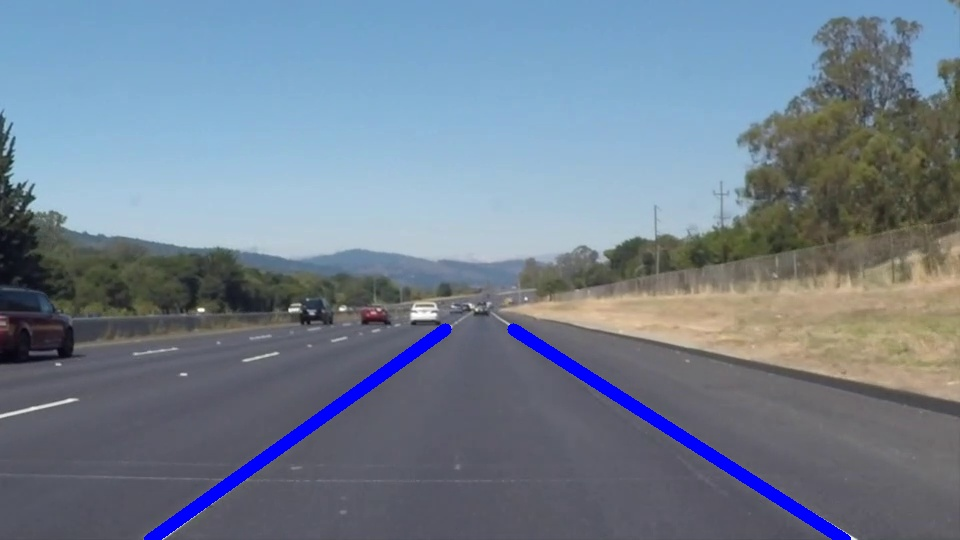
#> input picture example_img.jpg, 960 x 540 px
$ python -i line_detection.py   (imports and definitions only)
#> lines starting #> are read from the running program, lines starting #| are printed output that depends on the picture; after the words box and inside, x2 and y2 are one past the last pixel; in counts of white or black regions, pixels touching at a corner belong together
### line.py
import numpy as np
import cv2

class Line:
    def __init__(self, x1, y1, x2, y2):
        self.x1 = x1
        self.y1 = y1
        self.x2 = x2
        self.y2 = y2

        self.slope = self.compute_slope()
        self.bias = self.compute_bias()

    def compute_slope(self):
   	   return (self.y2 - self.y1) / (self.x2 - self.x1)

    def compute_bias(self):
    	return self.y2 - self.slope * self.x1

    def get_coords(self):
    	return np.array([self.x1, self.y1, self.x2, self.y2])

    # [5 lines left out: function set_coords, not called in this run]

    def draw(self, img, color=[255,0,0], thickness=12):
        cv2.line(img, (self.x1, self.y1), (self.x2, self.y2), color=color, thickness=thickness)

### line_detection.py
from line import Line

import numpy as np
import cv2
import math

img_h = 540
img_w = 970
# percent value of polygon height -> 59%
polyg_height = 0.59 - 0.2 # 0.2 values is just for better looking lines indicators

vertices = np.array([[(50,img_h),
			(450,320),
			(510,320),
			(img_w-50,img_h)]], dtype=np.int32)


def region_of_interest(img, vertices):
	mask = np.zeros_like(img)

	if len(img.shape) > 2:
		channel_count = img.shape[2]
		ignore_mask_color = (255, ) * channel_count

	else:
		ignore_mask_color = 255

	cv2.fillPoly(mask, vertices, ignore_mask_color)

	masked_img = cv2.bitwise_and(img, mask)

	return masked_img, mask


def hough_lines_detection(img, rho, theta, min_line_lenght, max_line_gap):
	lines = cv2.HoughLinesP(img, rho, theta, min_line_lenght, max_line_gap)

	return lines


def compute_lane_from_candidates(line_candidates, img_shape):
	#line_candidates: array from hough_lines_detection

	# sorting lines by +(right lines) / -(left lines)
	pos_lines = [line for line in line_candidates if line.slope > 0 if math.isnan(line.slope) == False]
	neg_lines = [line for line in line_candidates if line.slope < 0 if math.isnan(line.slope) == False]

	# right line
	right_lines_x = []
	right_lines_y = []

	for line in pos_lines:
		x1, y1, x2, y2 = line.get_coords()
		right_lines_x.append(x1)
		right_lines_x.append(x2)
		right_lines_y.append(y1)
		right_lines_y.append(y2)

	if len(right_lines_x) > 0:
		right_m, right_b = np.polyfit(right_lines_x, right_lines_y, 1)

	else:
		right_m, right_b = 1, 1

	# left line
	left_lines_x = []
	left_lines_y = []

	for line in neg_lines:
		x1, y1, x2, y2 = line.get_coords()
		left_lines_x.append(x1)
		left_lines_x.append(x2)
		left_lines_y.append(y1)
		left_lines_y.append(y2)

	if len(left_lines_x) > 0:
		left_m, left_b = np.polyfit(left_lines_x, left_lines_y, 1)

	else:
		left_m, left_b = 1, 1

	y1 = np.int32(img_shape[0])
	y2 = np.int32(img_shape[0] * (1 - polyg_height))

	right_x1 = np.int32((y1 - right_b) / right_m)
	right_x2 = np.int32((y2 - right_b) / right_m)

	left_x1 = np.int32((y1 - left_b) / left_m)
	left_x2 = np.int32((y2 - left_b) / left_m)

	left_line = Line(left_x1, y1, left_x2, y2)
	right_line = Line(right_x1, y1, right_x2, y2)

	"""
	# right line
	pos_bias = np.median([line.bias for line in pos_lines if math.isnan(line.bias) == False]).astype(int)
	pos_slope = np.median([line.slope for line in pos_lines if math.isnan(line.slope) == False])
	x1, y1 = np.int32(np.round((img_shape[0] - pos_bias) / pos_slope)), img_shape[0]
	x2, y2 = x1 - 250, 350
	x2, y2 = np.int32(np.round(pos_bias / pos_slope)) + 600, 350
	right_line = Line(x1, y1, x2, y2)

	# left line
	neg_bias = np.median([line.bias for line in neg_lines if math.isnan(line.bias) == False]).astype(int)
	neg_slope = np.median([line.slope for line in neg_lines if math.isnan(line.slope) == False])
	x1,	 y1 = np.int32(np.round((img_shape[0] - neg_bias) / neg_slope)), img_shape[0]
	x2, y2 = -np.int32(np.round(neg_bias / neg_slope)) - 320, 350
	left_line = Line(x1, y1, x2, y2)
	"""

	return left_line, right_line


def get_lane_lines(img, all_lines, solid_lines):
	detected_lines = [Line(l[0][0],l[0][1],l[0][2],l[0][3]) for l in all_lines]

	if solid_lines == True:
		candidate_lines = []

		for line in detected_lines:
			if 0.1 <= np.abs(line.slope) <= 3:
				candidate_lines.append(line)

		lane_lines = compute_lane_from_candidates(candidate_lines, img.shape)
	else:
		lane_lines = detected_lines

	return lane_lines


def process_frame(img, solid_lines=True):
	img_gray = cv2.cvtColor(img, cv2.COLOR_BGR2GRAY)

	img_blur = cv2.GaussianBlur(img_gray, (15,15), 0)

	img_canny = cv2.Canny(img_blur, 50, 80)

	img_h, img_w = img_canny.shape[0], img_canny.shape[1]
	"""
	vertices = np.array([[(50,img_h),
						(450,320),
						(510,320),
						(img_w-50,img_h)]],dtype=np.int32)
	"""
	img_masked, _ = region_of_interest(img_canny, vertices)

	all_lines = hough_lines_detection(img_masked, 2, np.pi/180, 10, 15)

	detected_lines = get_lane_lines(img_masked, all_lines, solid_lines)

	if detected_lines is not None:
		for line in detected_lines:
			line.draw(img)

	return img

>>> import cv2
>>> picture = cv2.imread('example_img.jpg')
#> picture is the input picture: shape (540, 960, 3); mean B, G, R 143.7, 127.5, 113.7
>>> result = process_frame(picture)
#> in process_frame, `img_gray = cv2.cvtColor(img, cv2.COLOR_BGR2GRAY)`:
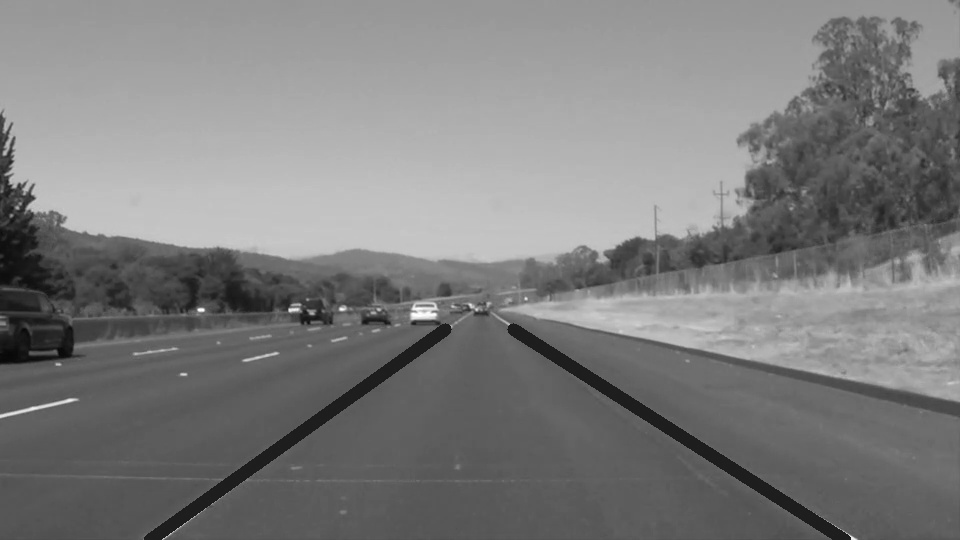
#> img_gray: shape (540, 960); min 7, max 255, mean 125.2
#> in process_frame, `img_canny = cv2.Canny(img_blur, 50, 80)`:
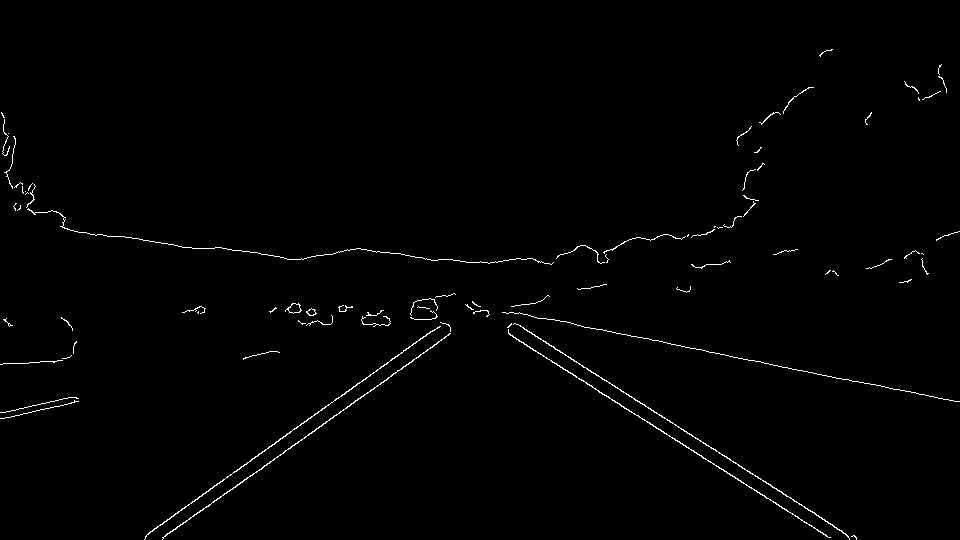
#> img_canny: shape (540, 960); 0.94% white in thin lines or dots
#> in region_of_interest, `cv2.fillPoly(mask, vertices, ignore_mask_color)`:
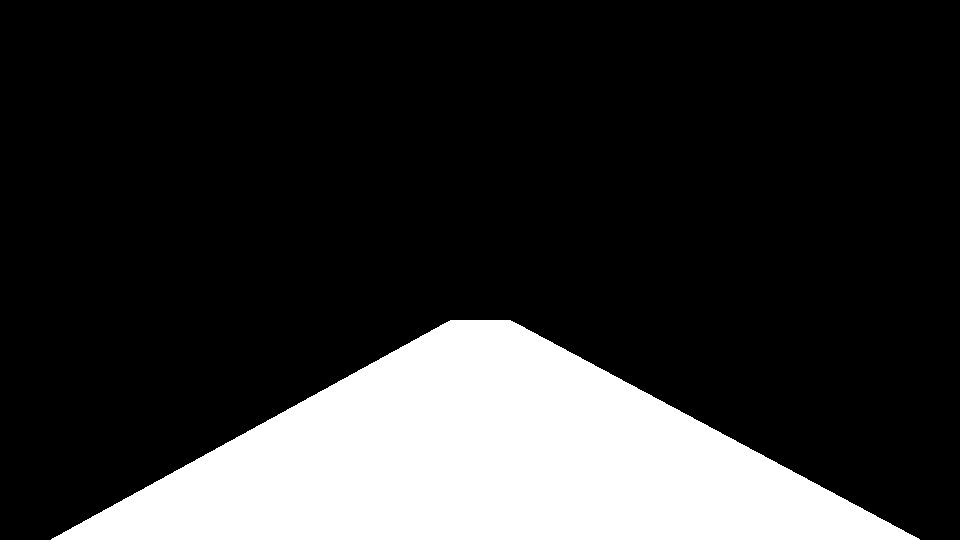
#> mask: shape (540, 960); 19.8% white; 1 white region, box (x1, y1, x2, y2) and area: (51, 320, 920, 540) 102485
#> in region_of_interest, `masked_img = cv2.bitwise_and(img, mask)`:
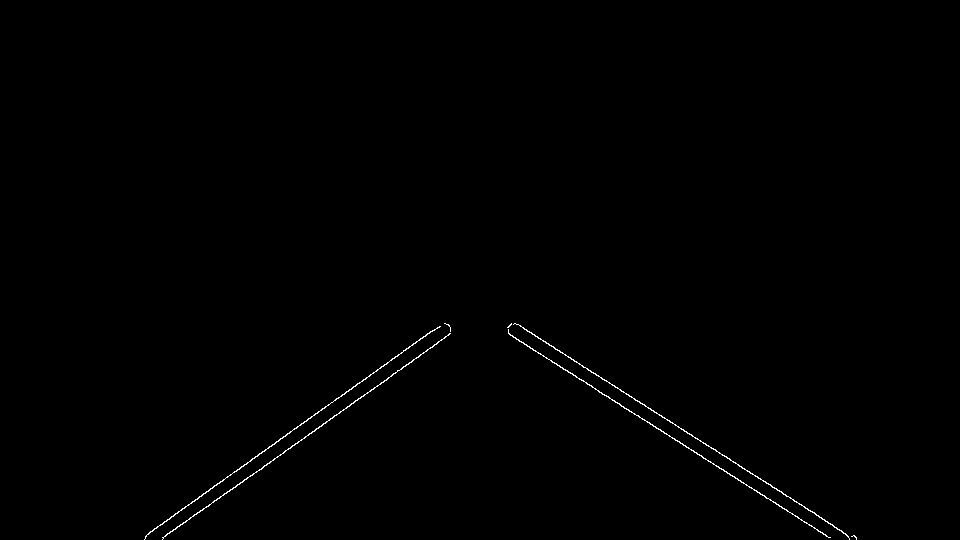
#> masked_img: shape (540, 960); 0.38% white in thin lines or dots, all inside (x1, y1, x2, y2) = (144, 323, 857, 540)
#> in hough_lines_detection, `lines = cv2.HoughLinesP(img, rho, theta, min_line_lenght, max_line_gap)`: lines = 236 rows, first 6: [600, 377, 606, 381], [619, 404, 689, 448], [294, 429, 331, 402], [400, 369, 439, 341], [283, 453, 284, 452], [542, 340, 580, 364]
#> in process_frame, `all_lines = hough_lines_detection(img_masked, 2, np.pi/180, 10, 15)`: all_lines has the same summary as lines in hough_lines_detection
#> in get_lane_lines, `detected_lines = [Line(l[0][0],l[0][1],l[0][2],l[0][3]) for l in all_l..`: detected_lines = 236 items
#> after the loop in get_lane_lines, `for line in detected_lines:`: candidate_lines = 168 items
#> in compute_lane_from_candidates, `pos_lines = [line for line in line_candidates if line.slope > 0 if mat..`: pos_lines = 86 items
#> in compute_lane_from_candidates, `neg_lines = [line for line in line_candidates if line.slope < 0 if mat..`: neg_lines = 82 items
#> the loop in compute_lane_from_candidates, `for line in pos_lines:` made 86 passes
#> (x1, y1, x2, y2) on passes 1 to 12: (600, 377, 606, 381), (619, 404, 689, 448), (542, 340, 580, 364), (695, 437, 735, 463), (639, 402, 642, 404), (647, 407, 657, 413), (686, 431, 695, 438), (832, 525, 843, 532), (550, 360, 577, 377), (810, 510, 830, 524), (740, 481, 743, 483), (718, 467, 721, 469)
#> after the loop in compute_lane_from_candidates, `for line in pos_lines:`: right_lines_x = 172 values, max 846 at index 139, min 513 at index 140, mean 679.3; right_lines_y = 172 values, max 537 at index 75, min 325 at index 78, mean 434
#> in compute_lane_from_candidates, `right_m, right_b = np.polyfit(right_lines_x, right_lines_y, 1)`: right_m = 0.633; right_b = 4.03
#> the loop in compute_lane_from_candidates, `for line in neg_lines:` made 82 passes
#> (x1, y1, x2, y2) on passes 1 to 12: (294, 429, 331, 402), (400, 369, 439, 341), (283, 453, 284, 452), (308, 435, 364, 394), (201, 495, 224, 479), (355, 386, 366, 377), (179, 526, 194, 514), (422, 338, 430, 331), (376, 371, 384, 364), (229, 475, 247, 463), (235, 486, 264, 466), (208, 505, 209, 504)
#> after the loop in compute_lane_from_candidates, `for line in neg_lines:`: left_lines_x = 164 values, max 510 at index 53, min 148 at index 48, mean 290.2; left_lines_y = 164 values, max 537 at index 80, min 325 at index 53, mean 438.3
#> in compute_lane_from_candidates, `left_m, left_b = np.polyfit(left_lines_x, left_lines_y, 1)`: left_m = -0.697; left_b = 640.5
#> in compute_lane_from_candidates, `right_x1 = np.int32((y1 - right_b) / right_m)`: right_x1 = 846
#> in compute_lane_from_candidates, `right_x2 = np.int32((y2 - right_b) / right_m)`: right_x2 = 513
#> in compute_lane_from_candidates, `left_x1 = np.int32((y1 - left_b) / left_m)`: left_x1 = 144
#> in compute_lane_from_candidates, `left_x2 = np.int32((y2 - left_b) / left_m)`: left_x2 = 447
#> the loop in process_frame, `for line in detected_lines:` made 2 passes
